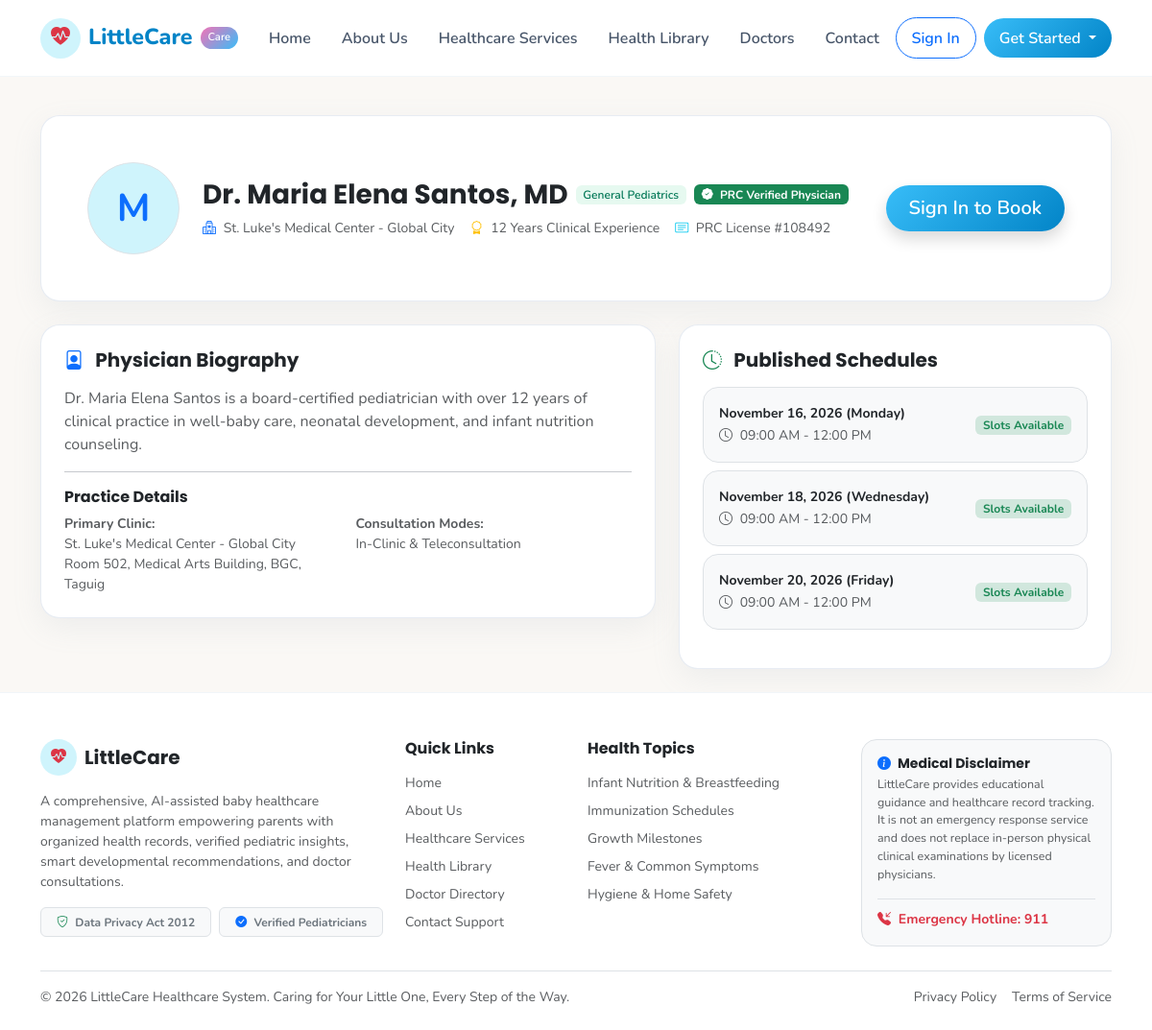
Page /doctors/1 on the committed database.
### app/models/user.py (models this page shows, shortened)
class User(UserMixin, db.Model):
    __tablename__ = 'users'
    id = db.Column(db.Integer, primary_key=True)
    email = db.Column(db.String(120), unique=True, nullable=False, index=True)
    password_hash = db.Column(db.String(256), nullable=False)
    first_name = db.Column(db.String(60), nullable=False)
    last_name = db.Column(db.String(60), nullable=False)
    role = db.Column(db.String(20), nullable=False, default='parent')  # 'parent', 'doctor', 'admin'
    phone = db.Column(db.String(30), nullable=True)
    profile_image = db.Column(db.String(255), default='default-avatar.png')
    is_active = db.Column(db.Boolean, default=True)
    created_at = db.Column(db.DateTime, default=datetime.utcnow)
    updated_at = db.Column(db.DateTime, default=datetime.utcnow, onupdate=datetime.utcnow)
    baby_profiles = db.relationship('BabyProfile', backref='parent', lazy='dynamic', cascade='all, delete-orphan')
    doctor_profile = db.relationship('DoctorProfile', backref='user', uselist=False, cascade='all, delete-orphan')
    parent_appointments = db.relationship('Appointment', backref='parent', foreign_keys='Appointment.parent_id', lazy='dynamic')
    ai_conversations = db.relationship('AIConversation', backref='parent', lazy='dynamic', cascade='all, delete-orphan')
    notifications = db.relationship('Notification', backref='user', lazy='dynamic', cascade='all, delete-orphan')
    audit_logs = db.relationship('AuditLog', backref='user', lazy='dynamic')

### app/models/doctor.py (models this page shows, shortened)
class DoctorProfile(db.Model):
    __tablename__ = 'doctor_profiles'
    id = db.Column(db.Integer, primary_key=True)
    user_id = db.Column(db.Integer, db.ForeignKey('users.id', ondelete='CASCADE'), unique=True, nullable=False, index=True)
    specialty = db.Column(db.String(120), nullable=False, default='General Pediatrics')
    license_number = db.Column(db.String(80), nullable=False)  # PRC Medical License
    ptr_number = db.Column(db.String(80), nullable=True)
    clinic_affiliation = db.Column(db.String(200), nullable=False)
    clinic_address = db.Column(db.String(255), nullable=True)
    bio = db.Column(db.Text, nullable=True)
    experience_years = db.Column(db.Integer, default=5)
    consultation_fee = db.Column(db.Float, default=500.0)  # Advisory only, no e-commerce checkout
    consultation_types = db.Column(db.String(120), default='In-Clinic, Teleconsultation')
    is_verified = db.Column(db.Boolean, default=False)
    verification_date = db.Column(db.DateTime, nullable=True)
    verification_notes = db.Column(db.Text, nullable=True)
    created_at = db.Column(db.DateTime, default=datetime.utcnow)
    updated_at = db.Column(db.DateTime, default=datetime.utcnow, onupdate=datetime.utcnow)
    availabilities = db.relationship('DoctorAvailability', backref='doctor', lazy='dynamic', cascade='all, delete-orphan')
    appointments = db.relationship('Appointment', backref='doctor', foreign_keys='Appointment.doctor_id', lazy='dynamic')
    @property
    def doctor_name(self):
        return f"Dr. {self.user.first_name} {self.user.last_name}"
    @property
    def full_title(self):
        return f"Dr. {self.user.first_name} {self.user.last_name}, MD"

class DoctorAvailability(db.Model):
    __tablename__ = 'doctor_availabilities'
    id = db.Column(db.Integer, primary_key=True)
    doctor_profile_id = db.Column(db.Integer, db.ForeignKey('doctor_profiles.id', ondelete='CASCADE'), nullable=False, index=True)
    available_date = db.Column(db.Date, nullable=False)
    start_time = db.Column(db.Time, nullable=False)
    end_time = db.Column(db.Time, nullable=False)
    slot_duration_minutes = db.Column(db.Integer, default=30)
    max_patients = db.Column(db.Integer, default=8)
    is_active = db.Column(db.Boolean, default=True)
    created_at = db.Column(db.DateTime, default=datetime.utcnow)
    @property
    def date_formatted(self):
        return self.available_date.strftime('%B %d, %Y (%A)')
    @property
    def time_formatted(self):
        return f"{self.start_time.strftime('%I:%M %p')} - {self.end_time.strftime('%I:%M %p')}"

### app/routes/doctors.py (the view)
@doctors_bp.route('/<int:doctor_id>')
def detail(doctor_id):
    doctor = DoctorProfile.query.filter_by(id=doctor_id, is_verified=True).first_or_404()
    availabilities = doctor.availabilities.filter(
        DoctorAvailability.is_active == True,
        DoctorAvailability.available_date >= date.today()
    ).order_by(DoctorAvailability.available_date.asc()).all()
    return render_template('doctors/detail.html', doctor=doctor, availabilities=availabilities)

### app/templates/doctors/detail.html (shortened to what this page needs)
{% extends "base.html" %}
{% block content %}
<div class="container py-4">
    <div class="lc-card p-4 p-md-5 mb-4">
        <div class="row align-items-center g-4">
            <div class="col-md-auto text-center">
                <span class="rounded-circle bg-info-subtle text-primary fw-bold d-inline-flex align-items-center justify-content-center border" style="width: 96px; height: 96px; font-size: 2.5rem;">
                    {{ doctor.user.first_name[0] }}
                </span>
            </div>
            <div class="col-md">
                <div class="d-flex flex-wrap align-items-center gap-2 mb-1">
                    <h3 class="fw-bold text-dark mb-0">{{ doctor.full_title }}</h3>
                    <span class="badge badge-mint">{{ doctor.specialty }}</span>
                    <span class="badge bg-success text-white"><i class="bi bi-patch-check-fill me-1"></i> PRC Verified Physician</span>
                </div>
                <div class="text-muted small d-flex flex-wrap gap-3 mt-2">
                    <span><i class="bi bi-hospital me-1 text-primary"></i> {{ doctor.clinic_affiliation }}</span>
                    <span><i class="bi bi-award me-1 text-warning"></i> {{ doctor.experience_years }} Years Clinical Experience</span>
                    <span><i class="bi bi-card-text me-1 text-info"></i> PRC License #{{ doctor.license_number }}</span>
                </div>
            </div>
            <div class="col-md-auto">
                {% if current_user.is_authenticated and current_user.is_parent %}
                    <a href="{{ url_for('appointments.book', doctor_id=doctor.id) }}" class="btn btn-lc-primary btn-rounded btn-lg px-4 shadow">
                        <i class="bi bi-calendar2-plus me-1"></i> Request Consultation
                    </a>
                {% else %}
                    <a href="{{ url_for('auth.login', next=url_for('appointments.book', doctor_id=doctor.id)) }}" class="btn btn-lc-primary btn-rounded btn-lg px-4 shadow">
                        Sign In to Book
                    </a>
                {% endif %}
            </div>
        </div>
    </div>
    <div class="row g-4">
        <div class="col-lg-7">
            <div class="lc-card p-4 mb-4">
                <h5 class="fw-bold mb-3 text-dark"><i class="bi bi-file-person text-primary me-2"></i> Physician Biography</h5>
                <p class="text-muted leading-relaxed">
                    {{ doctor.bio or 'Dr. ' ~ doctor.user.last_name ~ ' is a dedicated pediatrician committed to comprehensive well-child evaluations, growth milestone guidance, and preventative infant healthcare.' }}
                </p>
                <hr class="my-3">
                <h6 class="fw-bold text-dark mb-2">Practice Details</h6>
                <div class="row g-3 small text-muted">
                    <div class="col-sm-6">
                        <strong>Primary Clinic:</strong><br>
                        {{ doctor.clinic_affiliation }}<br>
                        {{ doctor.clinic_address or 'Metro Manila' }}
                    </div>
                    <div class="col-sm-6">
                        <strong>Consultation Modes:</strong><br>
                        {{ doctor.consultation_types }}
                    </div>
                </div>
            </div>
        </div>
        <div class="col-lg-5">
            <div class="lc-card p-4">
                <h5 class="fw-bold mb-3 text-dark"><i class="bi bi-clock-history text-success me-2"></i> Published Schedules</h5>
                {% if availabilities %}
                    <div class="d-flex flex-column gap-2 mb-3">
                        {% for a in availabilities %}
                            <div class="p-3 rounded-4 bg-light border d-flex justify-content-between align-items-center">
                                <div>
                                    <strong class="d-block text-dark small">{{ a.date_formatted }}</strong>
                                    <small class="text-muted"><i class="bi bi-clock me-1"></i> {{ a.time_formatted }}</small>
                                </div>
                                <span class="badge bg-success-subtle text-success">Slots Available</span>
                            </div>
                        {% endfor %}
                    </div>
                {% else %}
                    <div class="text-center py-4 text-muted small">
                        Doctor has not published specific upcoming clinic blocks yet. You can still submit a consultation request date.
                    </div>
                {% endif %}
            </div>
        </div>
    </div>
</div>
{% endblock %}

### app/static/css/custom.css (style rules this page uses)
:root { --primary-pink: #f472b6; --primary-pink-soft: #fce7f3; --primary-pink-hover: #ec4899; --primary-blue: #38bdf8; --primary-blue-soft: #e0f2fe; --primary-blue-hover: #0284c7; --primary-mint: #34d399; --primary-mint-soft: #e6f9f0; --primary-mint-hover: #059669; --primary-yellow: #fbbf24; --primary-yellow-soft: #fef3c7; --bg-cream: #faf8f5; --bg-white: #ffffff; --text-dark: #1e293b; --text-muted: #64748b; --border-soft: #f1f5f9; --card-radius: 20px; --btn-radius: 50px; --shadow-soft: 0 10px 30px rgba(148, 163, 184, 0.12); --shadow-hover: 0 15px 35px rgba(148, 163, 184, 0.2); }
body { font-family: 'Nunito', 'Segoe UI', system-ui, -apple-system, sans-serif; background-color: var(--bg-cream); color: var(--text-dark); min-height: 100vh; display: flex; flex-direction: column; }
h1, h2, h3, h4, h5, h6 { font-family: 'Poppins', 'Nunito', sans-serif; font-weight: 700; color: #1e293b; }
.lc-card { background: var(--bg-white); border-radius: var(--card-radius); border: 1px solid rgba(226, 232, 240, 0.8); box-shadow: var(--shadow-soft); transition: transform 0.2s ease, box-shadow 0.2s ease; overflow: hidden; }
.badge-mint { background-color: var(--primary-mint-soft); color: #047857; font-weight: 600; }
.btn-rounded { border-radius: var(--btn-radius); padding: 0.55rem 1.4rem; font-weight: 600; transition: all 0.25s ease; }
.btn-lc-primary { background: linear-gradient(135deg, #38bdf8 0%, #0284c7 100%); color: white; border: none; }

### rows in the picture
User: user "M", full_title "Dr. Maria Elena Santos, MD"
DoctorProfile: specialty "General Pediatrics", clinic_affiliation "St. Luke's Medical Center - Global City", experience_years "12", license_number "108492", bio "Dr. Maria Elena Santos is a board-certified pediatrician with over 12 years of clinical practice in well-baby care, neonatal development, and infant nutrition counseling.", clinic_address "Room 502, Medical Arts Building, BGC, Taguig", consultation_types "In-Clinic & Teleconsultation"
DoctorAvailability: date_formatted "November 16, 2026 (Monday)", time_formatted "09:00 AM - 12:00 PM"
DoctorAvailability: date_formatted "November 18, 2026 (Wednesday)", time_formatted "09:00 AM - 12:00 PM"
DoctorAvailability: date_formatted "November 20, 2026 (Friday)", time_formatted "09:00 AM - 12:00 PM"
